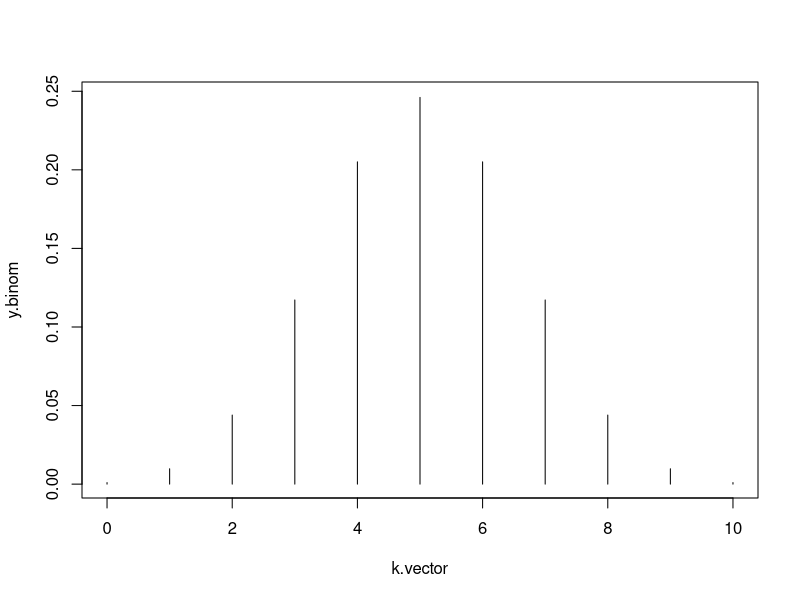
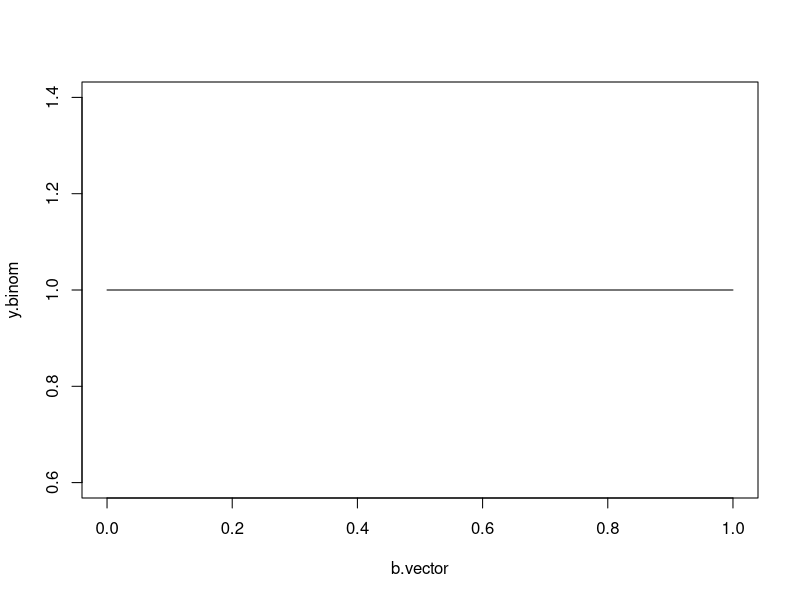
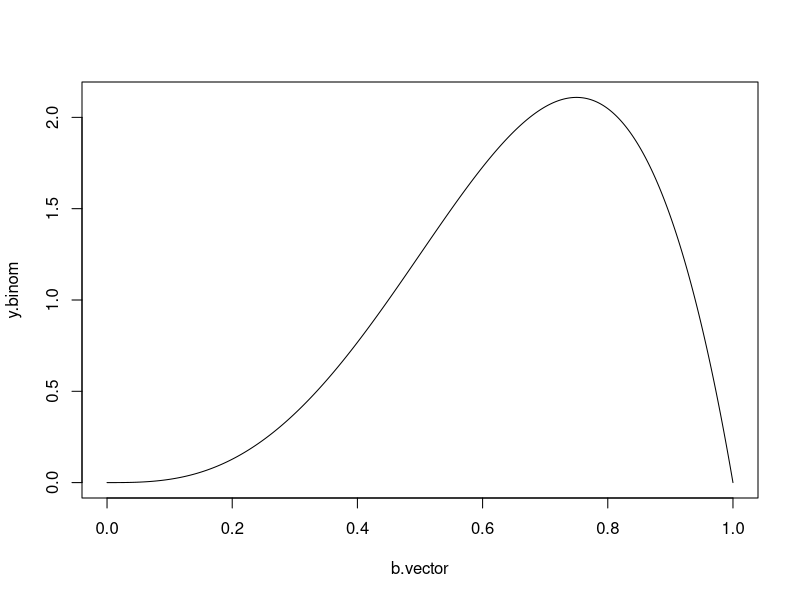
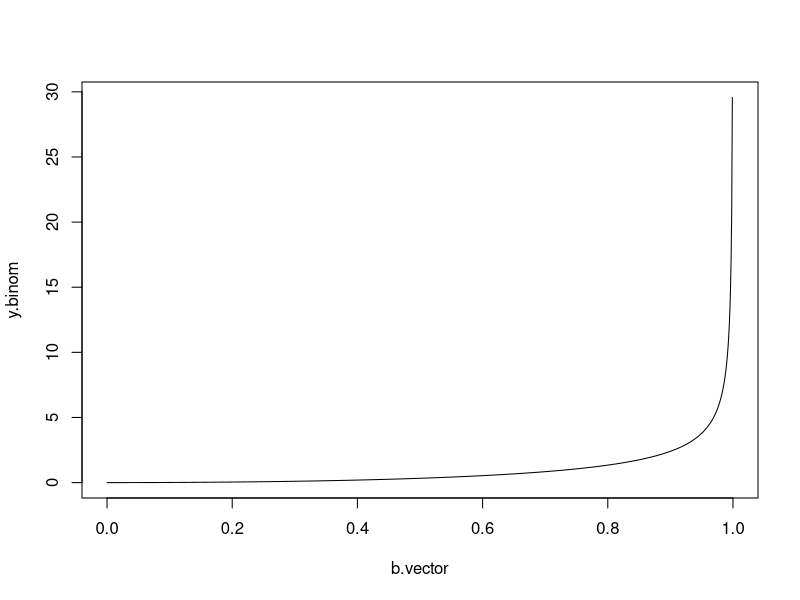
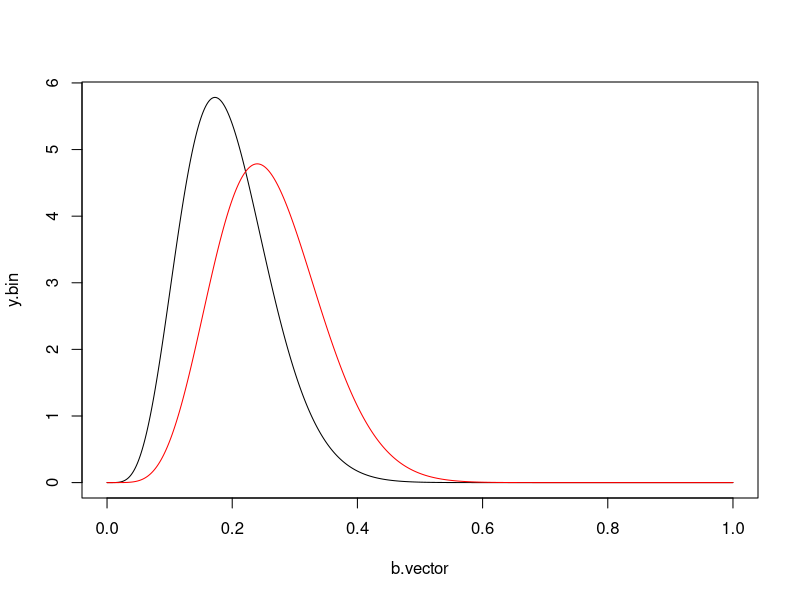
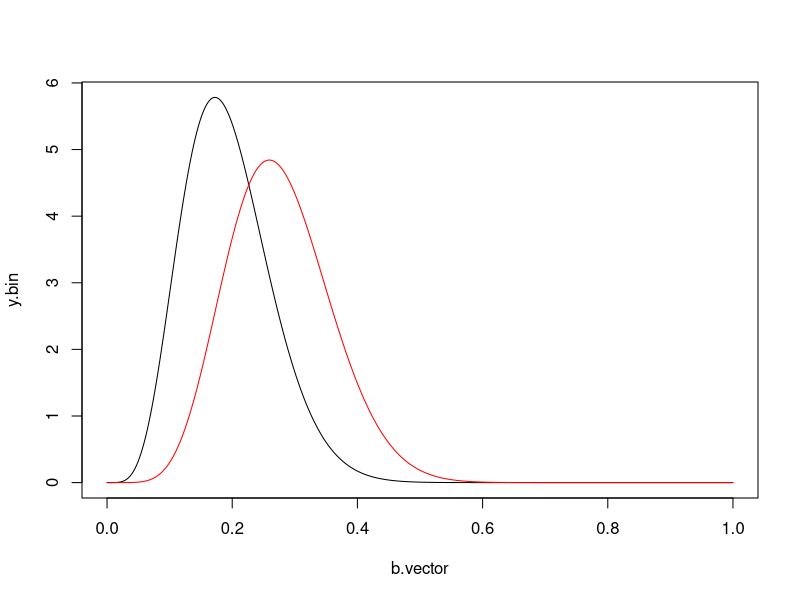
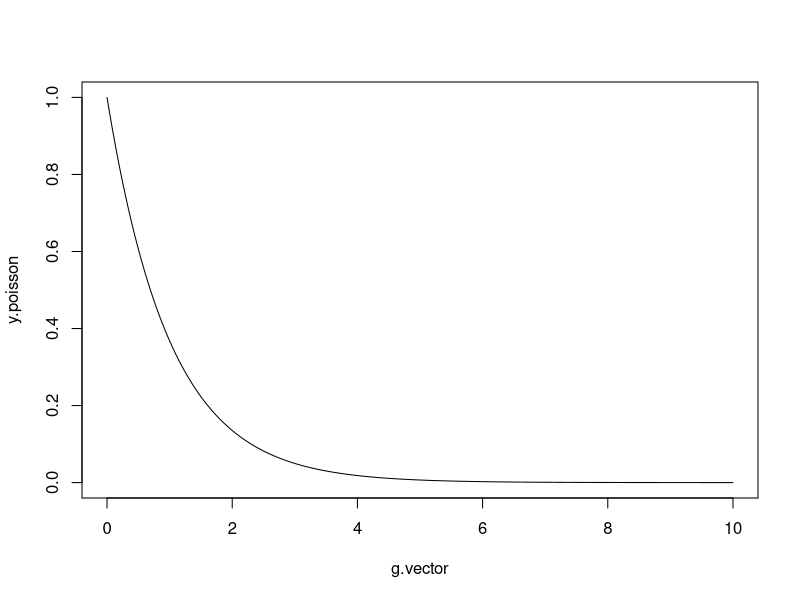
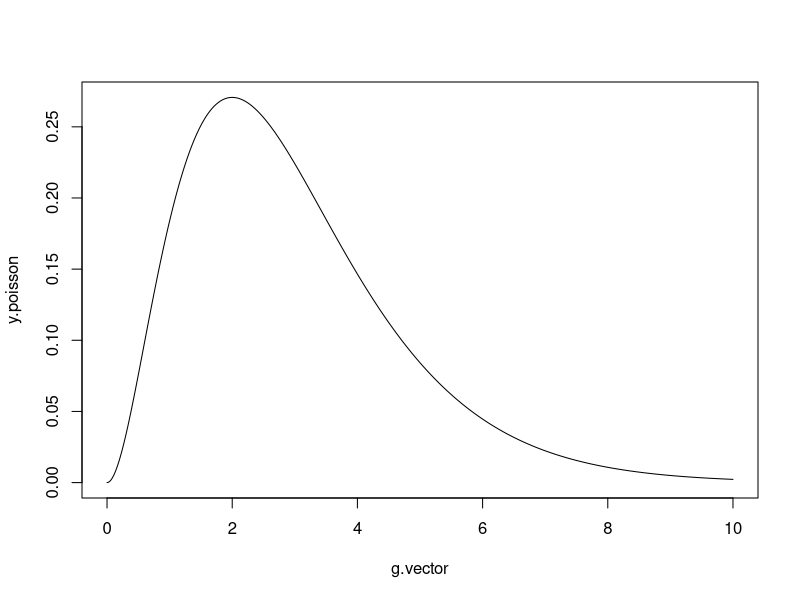

Write R code to recreate these figures, in order.
#PRACTICAL 4 MAM5120 - BAYESIAN INFERENCE

seq(0, 8, by=2) #(0,2,4,6,8)
seq(0, 1, length=101) #(0, 0.01, 0.02, ..., 0.99, 1)

#Plotting the probability of obtaining different numbers of heads in 10 coin tosses
k.vector <- seq(0, 10, by=1) #Possible outcomes
y.binom <- dbinom(k.vector, 10, prob=0.5) #(Fair coin)
plot(k.vector, y.binom, type='h') #'h' for bars

"
BAYESIAN STATISTICS
In frequentist statistics, parameters of interest are considered unkown, but fixed numebers
that we are interested in estimating. For example, if we were doing an experiment to try to 
estimate the mean height of men in the UK, in a frequentist setting the population would
be a fixed number.

When we use Bayesian statistics, the parameters are thought of as RANDOM VARIABLES with 
particular probability distributions. 

Before we carry out an experiment we have a distribution in mind for the parameter(s) of interest.
This is the PRIOR DISTRIBUTION. We then gather data and update the prior distribution to obtain a
POSTERIOR DISTRIBUTION.

If we choose the prior distribution from a particular family (e.g. gamme, Normal, beta) where the family 
required depends on the distribution of the data, then the posterior distribution is another distribution
from the same family as the prior distribution.

For example, if we have data from a Normal distribution with known variance, then if we assume a Normal prior,
then the posterior will also follow a Normal distribution. This property, where the posterior and prior
have the same form is called CONJUGACY

The fundamental principle of Bayesian statistics:
POSTERIOR IS PROPORTIONAL TO LIKELIHOOD x PRIOR
p(theta | x) &< L(theta | x) * p(theta)
"


######### QUESTION 1 #########
#Binomial likelihood, Beta prior

#a - vector length of 1000 on [0,1]
b.vector <- seq(0, 1, length=1000)

#Producing plots of the Beta distribution (dbeta())
#i - alpha=1, beta=1
y.binom <- dbeta(b.vector, 1, 1, ncp=0)
plot(b.vector, y.binom, type='l')

#ii - alpha=4, beta=2
y.binom <- dbeta(b.vector, 4, 2, ncp=0)
plot(b.vector, y.binom, type='l')

#iii - alpha=3, beta=0.5
y.binom <- dbeta(b.vector, 3, 0.5, ncp=0)
plot(b.vector, y.binom, type='l')

#b - Beta(1,1) coin toss 25 times, 6 heads
#  - Plot prior and posterior distribution on same graph
b.vector <- seq(0, 1, length=1000)
y.bin <- dbeta(b.vector, 6, 25, ncp=0)
y.bin2 <- dbeta(b.vector, 7, 20, ncp=0)
plot(b.vector, y.bin, type='l')
points(b.vector, y.bin2, type='l', col='red')

#c - Beta(2,2) as the prior
b.vector <- seq(0, 1, length=1000)
y.bin <- dbeta(b.vector, 6, 25)
y.bin2 <- dbeta(b.vector, 8, 21)
plot(b.vector, y.bin, type='l')
points(b.vector, y.bin2, type='l', col='red')


########## QUESTION 2 ##########
"
For a Poisson likelihood, the Gamma prior is the conjugate prior.
The gamma distribution has two parameters, alpha (the shape parameter) and beta (the rate patameter)
"

#a - Plot gamma distributions (dgamma())
#  - Poisson : Gamma
g.vector <- seq(0, 10, length=1000)

#i alpha=1, beta=1 (alpha=shape, beta=rate)
y.poisson <- dgamma(g.vector, 1, rate=1)
plot(g.vector, y.poisson, type='l')


#ii alpha=3, beta=1
y.poisson <- dgamma(g.vector, 3, rate=1)
plot(g.vector, y.poisson, type='l')

#iii alpha=10, beta=5
y.poisson <- dgamma(g.vector, 10, rate=5)
plot(g.vector, y.poisson, type='l')


#b gamma(3,1) - plot prior and posterior distribution curves on the same plot
x <- c(1, 4, 2, 5, 3, 2, 4, 0, 1)
sum(x)
g.vector <- seq(0, 10, length=1000)
y.pois <- dgamma(g.vector, 3, rate=1)
y.pois2 <- dgamma(g.vector, 25, rate=11)
ylim <- range(y.pois, y.pois2)
plot(g.vector, y.pois, type='l', ylim=ylim)
points(g.vector, y.pois2, type='l', col='red')

#c Calculate the posterior probability that the population mean is less than 3 in (b)
mean(x)
mean(g.vector)
y.pois <- pgamma(g.vector, 3, rate=1)
y.pois2 <- pgamma(g.vector, 25, rate=5)
ylim <- range(y.pois, y.pois2)
plot(g.vector, y.pois, type='l', ylim=ylim)
points(g.vector, y.pois2, type='l', col='red')
var <- pgamma(3, 25, rate=5)

########### QUESTION 3 ##########
# Normal (variance known)
# Population variance sigma^2 == 9
# N(20, 10), mu=20, (sigma^2)0 == 10
x <- c(16.4, 10.8, 16.1, 17.3, 13.8, 22.5, 15.9, 14.8, 19.2, 22.7)
sum(x)
mean(x)

#a Calculate the posterior mean and the posterior variance
post.mean <- ((sum(x)/9) + (20/10)) / ((10/9) + (1/10))
variance <- ((10/9) + (1/10))^-1

#b